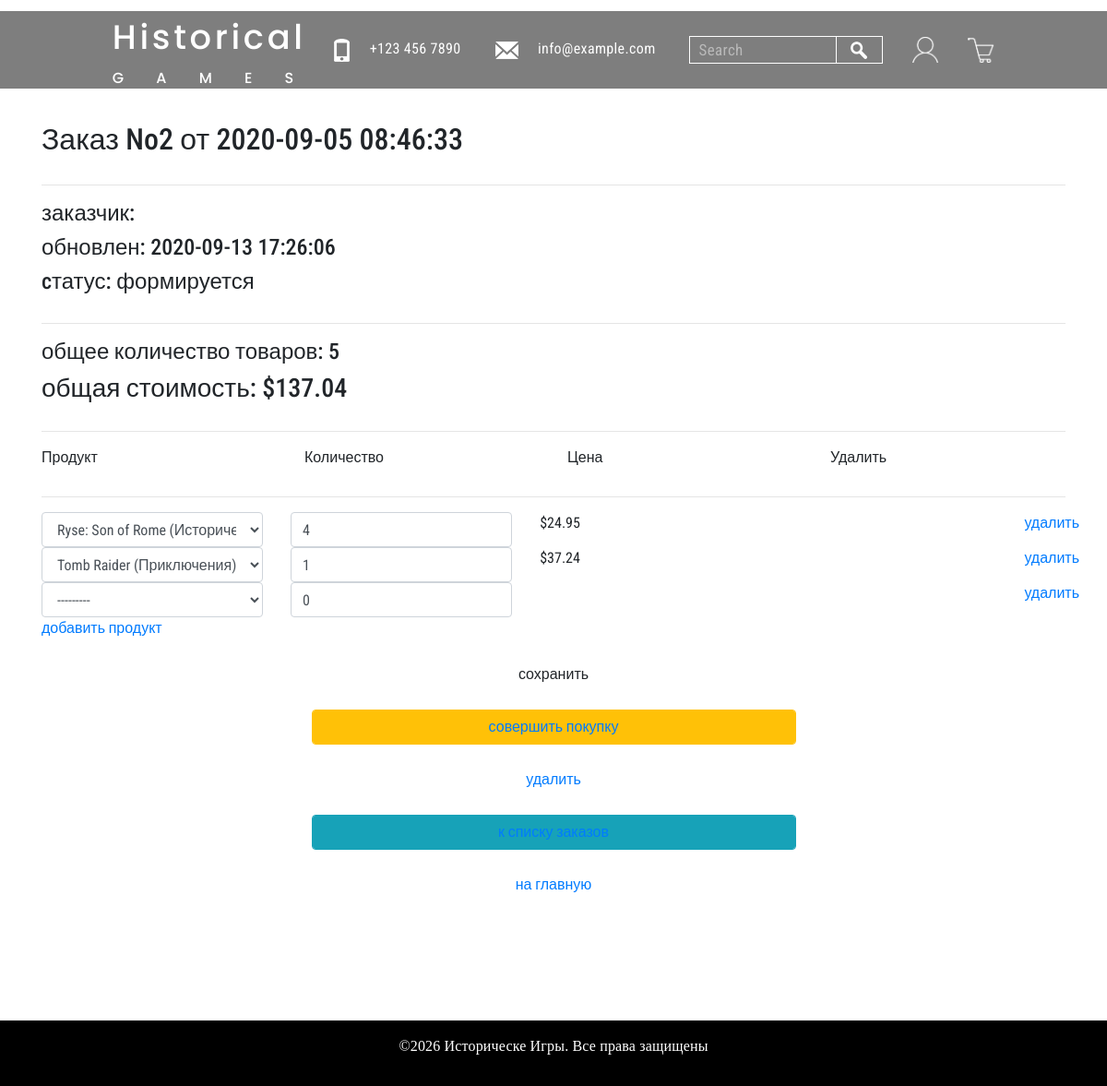
The page /order/update/2/ on the database its author committed.
### ordersapp/models.py (models this page shows, shortened)
class Order(models.Model):
    FORMING = 'FM'
    SENT_TO_PROCEED = 'STP'
    PROCEEDED = 'PRD'
    PAID = 'PD'
    READY = 'RDY'
    CANCEL = 'CNC'
    ORDER_STATUS_CHOICES = (
        (FORMING, 'формируется'),
        (SENT_TO_PROCEED, 'отправлен в обработку'),
        (PAID, 'оплачен'),
        (PROCEEDED, 'обрабатывается'),
        (READY, 'готов к выдаче'),
        (CANCEL, 'отменен'),
    )
    user = models.ForeignKey(settings.AUTH_USER_MODEL, on_delete=models.CASCADE)
    created = models.DateTimeField(verbose_name='создан', auto_now_add=True)
    updated = models.DateTimeField(verbose_name='обновлен', auto_now=True)
    status = models.CharField(verbose_name='статус', max_length=3, choices=ORDER_STATUS_CHOICES, default=FORMING)
    is_active = models.BooleanField(verbose_name='активен', default=True)
    class Meta:
        ordering = ('-created',)
        verbose_name = 'заказ'
        verbose_name_plural = 'заказы'
    def get_total_quantity(self):
        items = self.orderitems.select_related()
        return sum(list(map(lambda x: x.quantity, items)))
    def get_total_cost(self):
        items = self.orderitems.select_related()
        return sum(list(map(lambda x: x.quantity * x.product.get_price, items)))

class OrderItem(models.Model):
    order = models.ForeignKey(Order, related_name="orderitems", on_delete=models.CASCADE)
    product = models.ForeignKey(Product, verbose_name='продукт', on_delete=models.CASCADE)
    quantity = models.PositiveIntegerField(verbose_name='количество', default=0)

### mainapp/models.py (models this page shows, shortened)
class Product(models.Model):
    category = models.ForeignKey(ProductCategory, on_delete=models.CASCADE)
    name = models.CharField(verbose_name="название игры", max_length=128)
    image = models.ImageField(upload_to="products_images", blank=True)
    description = models.TextField(verbose_name="описание игры", blank=True)
    price = models.DecimalField(verbose_name="стоимость игры", max_digits=8, decimal_places=2,
                                default=0)
    quantity = models.IntegerField(verbose_name="количество на складе", default=0)
    is_active = models.BooleanField(verbose_name='активна', default=True)
    def __str__(self):
        return f"{self.name} ({self.category.name})"
    @property
    def get_price(self):
        if self.quantity >= 200:
            return self.disc_price
        else:
            return self.price
    @staticmethod
    def select_items():
        return Product.objects.filter(is_active=True).order_by('category', 'name')

### ordersapp/views.py (the view, shortened to what this page needs)
# urls.py: re_path(r'^update/(?P<pk>\d+)/$', ordersapp.OrderItemsUpdate.as_view(), name='order_update'),
class OrderItemsUpdate(UpdateView):
    model = Order
    fields = []
    success_url = reverse_lazy('ordersapp:orders_list')
    def get_context_data(self, **kwargs):
        data = super(OrderItemsUpdate, self).get_context_data(**kwargs)
        OrderFormSet = inlineformset_factory(Order, OrderItem, form=OrderItemForm, extra=1)
        if self.request.POST:
            data['orderitems'] = OrderFormSet(self.request.POST, instance=self.object)
        else:
            formset = OrderFormSet(instance=self.object)
            for form in formset:
                if form.instance.pk:
                    form.initial['price'] = form.instance.product.get_price
            data['orderitems'] = formset
        return data

### mainapp/context_processors.py (called while the page is built)
def basket(request):
    basket = []
    if request.user.is_authenticated:
        basket = Basket.objects.filter(user=request.user)
    return {'basket': basket}

### ordersapp/templates/ordersapp/order_form.html (shortened to what this page needs)
{% extends 'ordersapp/base.html' %}
{% load static %}
{% block content %}
{% include 'ordersapp/includes/inc_order_summary.html' %}
<div class="container">
    <form class="order_form" action="" method="post">
        {% for form in orderitems.forms %}
            {% if forloop.first %}
        <div class="row">
            {% for field in form.visible_fields %}
            <div class="col">{{ field.label|capfirst }}</div>
            {% endfor %}
        </div>
        <hr>
            {% endif %}
        <div class="row formset_row">
            {% for field in form.visible_fields %}
            <div class="col">
                {% if field.name != 'price' %}
                    {{ field }}
                {% else %}
                    {% if field.value %}
                        <span>$</span><span class="orderitems-{{forloop.parentloop.counter0}}-price">{{ field.value }}</span>
                    {% endif %}
                {% endif %}
            </div>
            {% endfor %}
        </div>
        {% endfor %}
        <button type = "submit" value = "сохранить" class = "btn btn-default btn-round form-control last">сохранить</button>
        {% include 'ordersapp/includes/inc_order_actions.html' %}
    </form>
</div>
{% endblock %}

### ordersapp/templates/ordersapp/includes/inc_order_summary.html (shortened to what this page needs)
<div class="container mt-5">
{% if object %}
    <h2>Заказ No{{ object.pk }} от {{ object.created|date:"Y-m-d H:i:s" }}</h2>
    <hr>
    <h4>заказчик: {{ user.last_name }} {{ user.first_name }} </h4>
    <h4>обновлен: {{ object.updated|date:"Y-m-d H:i:s" }}</h4>
    <h4>cтатус: {{ object.get_status_display }}</h4>
    <hr>
    <h4>общее количество товаров: <span class="order_total_quantity">{{ object.get_total_quantity }}</span></h4>
    <h3>общая стоимость: <span>$</span><span class="order_total_cost">{{ object.get_total_cost}}</span></h3>
{% endif %}
<hr>
</div>

### static/style/style.css (style rules this page uses)
* { margin: 0; padding: 0; }
body { font-family: 'Roboto Condensed', sans-serif; }
hr { color: #ffffff; margin-top: 30px; }
.last { margin-top: 19px; margin-bottom: 0; text-align: center; padding: 3px; }

### rows shown on the page
Order: pk "2", created "2020-09-05 08:46:33", updated "2020-09-13 17:26:06", status "формируется", get_total_quantity "5", get_total_cost "137.04"
Product: value "24.95"
Product: value "37.24"

### other values the page prints
{{ field.label|capfirst }} "Продукт" "Количество" "Цена" "Удалить"
